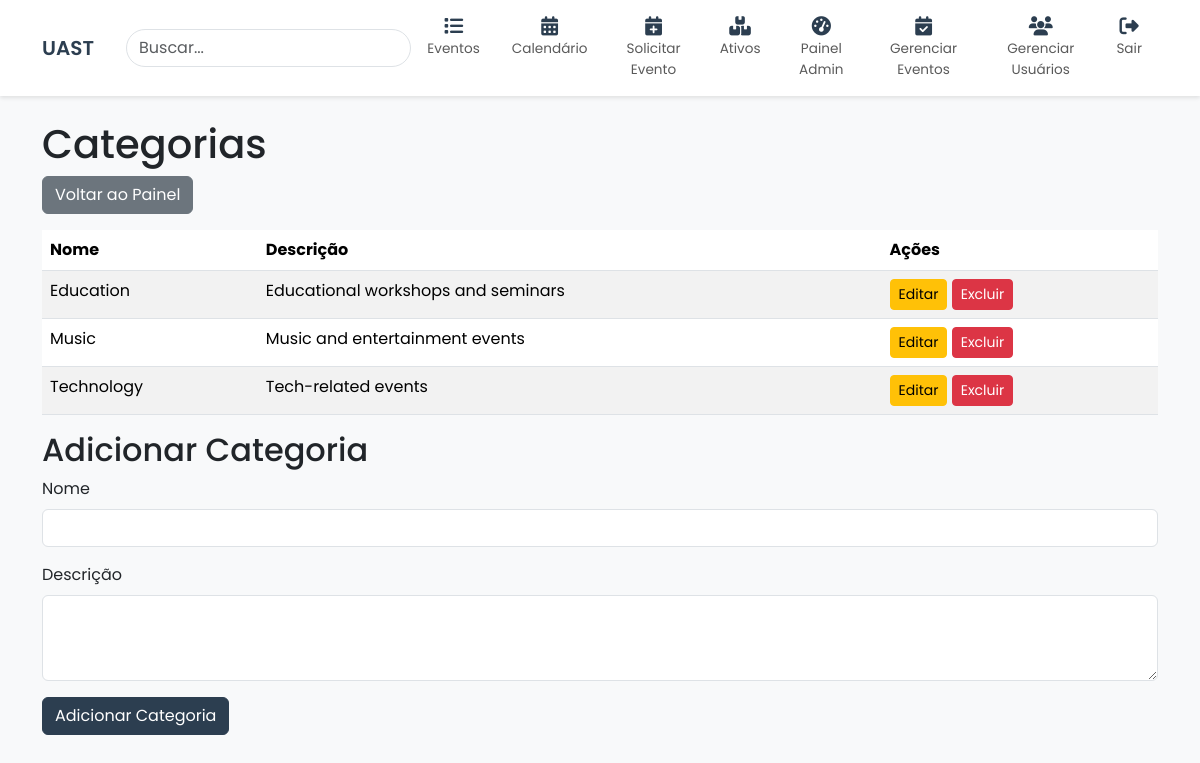
The page /admin/categories (signed in) on the database its author committed.
### tables this page shows
CREATE TABLE categories (
    id INT PRIMARY KEY AUTO_INCREMENT,
    name VARCHAR(255) NOT NULL UNIQUE,
    description TEXT,
    created_at TIMESTAMP NOT NULL DEFAULT CURRENT_TIMESTAMP
);

### controllers/AdminController.php (called while the page is built, shortened)
<?php
require_once __DIR__ . '/../models/Location.php';
require_once __DIR__ . '/../models/Category.php';
class AdminController {
    public function categories() {
        $categoryModel = new Category();
        $categories = $categoryModel->getAllCategories();
        include __DIR__ . '/../views/admin/categories.php';
    }
}
?>

### models/Category.php (called while the page is built, shortened)
<?php
require_once __DIR__ . '/../config/database.php';
class Category {
    private $pdo;
    public function __construct() {
        global $pdo;
        $this->pdo = $pdo;
    }
    public function getAllCategories() {
        $stmt = $this->pdo->prepare("SELECT * FROM categories ORDER BY name ASC");
        $stmt->execute();
        return $stmt->fetchAll(PDO::FETCH_ASSOC);
    }
}
?>

### views/admin/categories.php (the view, shortened to what this page needs)
<h1>Categorias</h1>
<div class="mb-3">
    <a href="/eventos/admin/dashboard" class="btn btn-secondary">Voltar ao Painel</a>
</div>
<table class="table table-striped">
    <thead>
        <tr>
            <th>Nome</th>
            <th>Descrição</th>
            <th>Ações</th>
        </tr>
    </thead>
    <tbody>
        <?php foreach ($categories as $category): ?>
            <tr>
                <td><?php echo htmlspecialchars($category['name']); ?></td>
                <td><?php echo htmlspecialchars($category['description']); ?></td>
                <td>
                    <button class="btn btn-sm btn-warning" onclick="editCategory(<?php echo $category['id']; ?>, '<?php echo addslashes($category['name']); ?>', '<?php echo addslashes($category['description']); ?>')">Editar</button>
                    <form method="POST" action="/eventos/admin/deleteCategory" class="d-inline" onsubmit="return confirm('Tem certeza que deseja excluir esta categoria?')">
                        <button type="submit" class="btn btn-sm btn-danger">Excluir</button>
                    </form>
                </td>
            </tr>
        <?php endforeach; ?>
    </tbody>
</table>
<h2>Adicionar Categoria</h2>
<form method="POST" action="/eventos/admin/createCategory">
    <div class="mb-3">
        <label for="name" class="form-label">Nome</label>
        <input type="text" name="name" id="name" class="form-control" required>
    </div>
    <div class="mb-3">
        <label for="description" class="form-label">Descrição</label>
        <textarea name="description" id="description" class="form-control" rows="3"></textarea>
    </div>
    <button type="submit" class="btn btn-primary">Adicionar Categoria</button>
</form>
<?php
include __DIR__ . '/../layout.php';
?>

### public/css/style.css (style rules this page uses)
body { font-family: 'Poppins', sans-serif !important; background-color: #f8f9fa !important; }
.btn-primary { background-color: #2c3e50 !important; border-color: #2c3e50 !important; }

### rows shown on the page
categories: name "Education", description "Educational workshops and seminars"
categories: name "Music", description "Music and entertainment events"
categories: name "Technology", description "Tech-related events"
